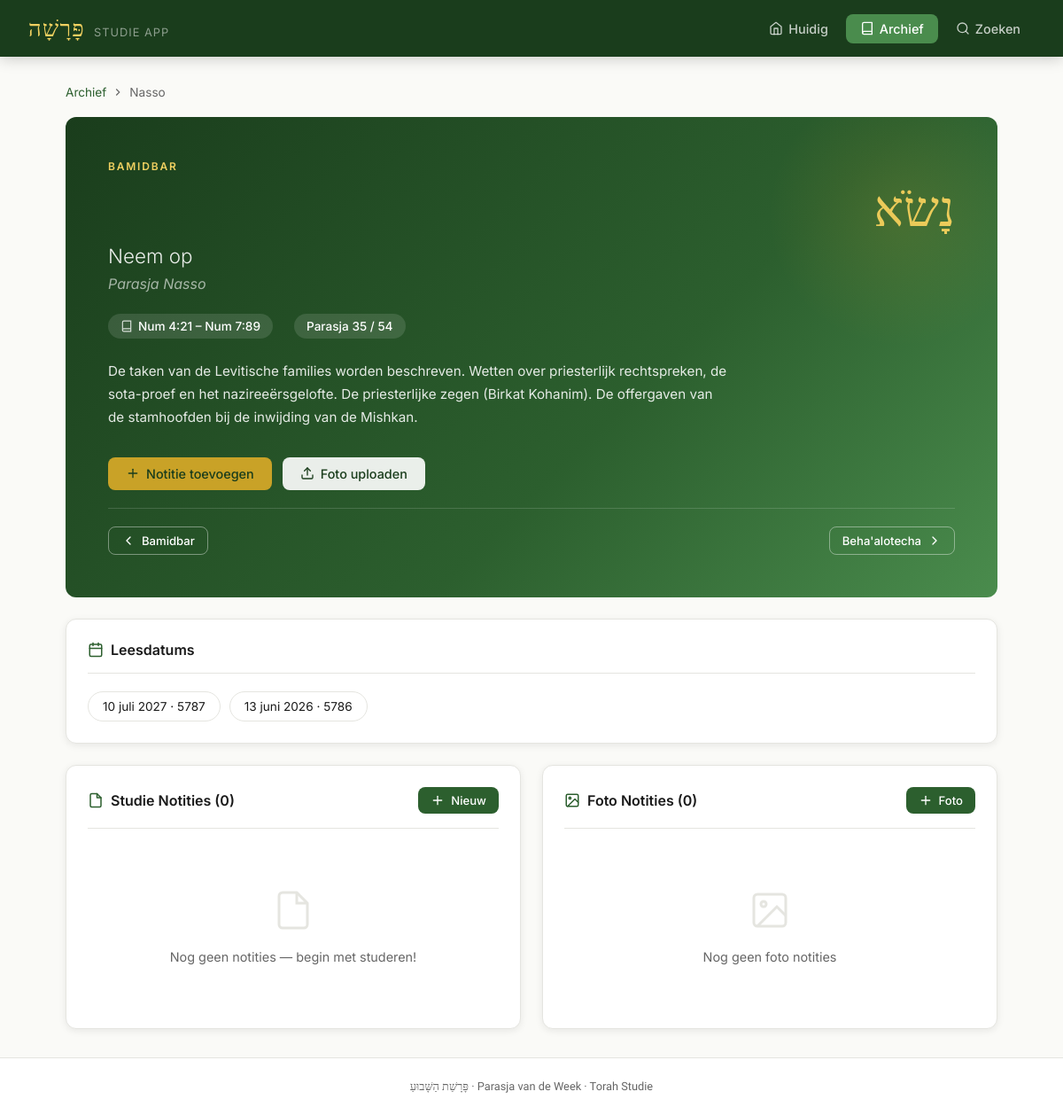
The page /parasja.php?id=35 on the database its author committed.
### tables this page shows
CREATE TABLE IF NOT EXISTS parasjot (
    id INT AUTO_INCREMENT PRIMARY KEY,
    volgorde INT NOT NULL,
    naam_hebreeuws VARCHAR(100) NOT NULL,
    naam_nl VARCHAR(100) NOT NULL,
    naam_transliteratie VARCHAR(100) NOT NULL,
    boek ENUM('Bereshit','Shemot','Vayikra','Bamidbar','Devarim') NOT NULL,
    verzen_van VARCHAR(50),
    verzen_tot VARCHAR(50),
    samenvatting TEXT,
    created_at TIMESTAMP DEFAULT CURRENT_TIMESTAMP
);

CREATE TABLE IF NOT EXISTS parasja_schema (
    id INT AUTO_INCREMENT PRIMARY KEY,
    parasja_id INT NOT NULL,
    shabbat_datum DATE NOT NULL,
    joods_jaar INT NOT NULL,
    gecombineerd_met INT DEFAULT NULL,
    FOREIGN KEY (parasja_id) REFERENCES parasjot(id),
    UNIQUE KEY unique_datum (shabbat_datum)
);

### parasja.php (the view, shortened to what this page needs)
<?php
require_once __DIR__ . '/config/db.php';
$parasjaId = (int)($_GET['id'] ?? 0);
$stmt = $pdo->prepare("SELECT * FROM parasjot WHERE id = ?");
$stmt->execute([$parasjaId]);
$parasja = $stmt->fetch();
$schema = null;
$alleSchema = $pdo->prepare("
    SELECT ps.*, p2.naam_nl AS gecombineerd_nl
    FROM parasja_schema ps LEFT JOIN parasjot p2 ON ps.gecombineerd_met = p2.id
    WHERE ps.parasja_id = ? ORDER BY ps.shabbat_datum DESC
");
$alleSchema->execute([$parasjaId]);
$schemas = $alleSchema->fetchAll();
$stmt2 = $pdo->prepare("
    SELECT n.*, ps.shabbat_datum, ps.joods_jaar
    FROM notities n
    LEFT JOIN parasja_schema ps ON n.parasja_schema_id = ps.id
    WHERE n.parasja_id = ?
    ORDER BY n.aangemaakt_op DESC
");
$stmt2->execute([$parasjaId]);
$notities = $stmt2->fetchAll();
$stmt3 = $pdo->prepare("
    SELECT f.*, ps.shabbat_datum, ps.joods_jaar
    FROM foto_notities f
    LEFT JOIN parasja_schema ps ON f.parasja_schema_id = ps.id
    WHERE f.parasja_id = ?
    ORDER BY f.aangemaakt_op DESC
");
$stmt3->execute([$parasjaId]);
$fotos = $stmt3->fetchAll();
$vorigeP = $pdo->prepare("SELECT * FROM parasjot WHERE id = ?");
$vorigeP->execute([$parasjaId - 1]);
$vorige = $vorigeP->fetch();
$volgendeP = $pdo->prepare("SELECT * FROM parasjot WHERE id = ?");
$volgendeP->execute([$parasjaId + 1]);
$volgende = $volgendeP->fetch();
$maandNamen = ['','januari','februari','maart','april','mei','juni','juli','augustus','september','oktober','november','december'];
function formatDatum($d) {
    global $maandNamen;
    $ts = strtotime($d);
    return date('j', $ts) . ' ' . $maandNamen[(int)date('n', $ts)] . ' ' . date('Y', $ts);
}
include __DIR__ . '/includes/header.php';
?>
<div style="margin-bottom:1.25rem; font-size:0.85rem; color:var(--text-muted); display:flex; gap:6px; align-items:center;">
    <a href="/parasja/archief.php" style="color:var(--primary); text-decoration:none;">Archief</a>
    <svg viewBox="0 0 24 24" style="width:14px;height:14px;stroke:currentColor;fill:none;stroke-width:2;"><polyline points="9,18 15,12 9,6"/></svg>
    <span><?= htmlspecialchars($parasja['naam_transliteratie']) ?></span>
</div>
<div class="parasja-hero" style="margin-bottom:1.5rem;">
    <div class="label"><?= htmlspecialchars($parasja['boek']) ?></div>
    <div class="hebrew-name"><?= htmlspecialchars($parasja['naam_hebreeuws']) ?></div>
    <div class="dutch-name"><?= htmlspecialchars($parasja['naam_nl']) ?></div>
    <div class="transliteration">Parasja <?= htmlspecialchars($parasja['naam_transliteratie']) ?></div>
    <div class="meta-row">
        <span class="meta-badge">
            <svg viewBox="0 0 24 24"><path d="M4 19.5A2.5 2.5 0 0 1 6.5 17H20"/><path d="M6.5 2H20v20H6.5A2.5 2.5 0 0 1 4 19.5v-15A2.5 2.5 0 0 1 6.5 2z"/></svg>
            <?= htmlspecialchars($parasja['verzen_van']) ?> &ndash; <?= htmlspecialchars($parasja['verzen_tot']) ?>
        </span>
        <span class="meta-badge">Parasja <?= $parasja['volgorde'] ?> / 54</span>
    </div>
    <p class="samenvatting"><?= nl2br(htmlspecialchars($parasja['samenvatting'])) ?></p>
    <div class="hero-actions">
        <button class="btn btn-primary" onclick="openModal('modal-notitie')">
            <svg viewBox="0 0 24 24"><line x1="12" y1="5" x2="12" y2="19"/><line x1="5" y1="12" x2="19" y2="12"/></svg>
            Notitie toevoegen
        </button>
        <button class="btn btn-white" onclick="openModal('modal-upload')">
            <svg viewBox="0 0 24 24"><path d="M21 15v4a2 2 0 0 1-2 2H5a2 2 0 0 1-2-2v-4"/><polyline points="17,8 12,3 7,8"/><line x1="12" y1="3" x2="12" y2="15"/></svg>
            Foto uploaden
        </button>
    </div>
    <div style="display:flex; gap:10px; margin-top:1.25rem; padding-top:1.25rem; border-top:1px solid rgba(255,255,255,0.15);">
        <?php if ($vorige): ?>
        <a href="/parasja/parasja.php?id=<?= $vorige['id'] ?>" class="btn btn-outline btn-sm">
            <svg viewBox="0 0 24 24"><polyline points="15,18 9,12 15,6"/></svg>
            <?= htmlspecialchars($vorige['naam_transliteratie']) ?>
        </a>
        <?php endif; ?>
        <?php if ($volgende): ?>
        <a href="/parasja/parasja.php?id=<?= $volgende['id'] ?>" class="btn btn-outline btn-sm" style="margin-left:auto;">
            <?= htmlspecialchars($volgende['naam_transliteratie']) ?>
            <svg viewBox="0 0 24 24"><polyline points="9,18 15,12 9,6"/></svg>
        </a>
        <?php endif; ?>
    </div>
</div>
<?php if (count($schemas) > 1): ?>
<div class="card" style="margin-bottom:1.5rem;">
    <div class="card-header">
        <div class="card-title">
            <svg viewBox="0 0 24 24"><rect x="3" y="4" width="18" height="18" rx="2" ry="2"/><line x1="16" y1="2" x2="16" y2="6"/><line x1="8" y1="2" x2="8" y2="6"/><line x1="3" y1="10" x2="21" y2="10"/></svg>
            Leesdatums
        </div>
    </div>
    <div style="display:flex; gap:10px; flex-wrap:wrap;">
        <?php foreach ($schemas as $sc): ?>
        <a href="/parasja/parasja.php?id=<?= $parasjaId ?>&schema=<?= $sc['id'] ?>"
           style="padding:8px 16px; border:1.5px solid var(--border); border-radius:20px; font-size:0.85rem; text-decoration:none; color:var(--text);
                  <?= ($schema && $sc['id'] == $schema['id']) ? 'background:var(--primary);color:white;border-color:var(--primary);' : '' ?>">
            <?= formatDatum($sc['shabbat_datum']) ?> &middot; <?= $sc['joods_jaar'] ?>
        </a>
        <?php endforeach; ?>
    </div>
</div>
<?php endif; ?>
<div class="grid-2">
<div class="card">
    <div class="card-header">
        <div class="card-title">
            <svg viewBox="0 0 24 24"><path d="M14 2H6a2 2 0 0 0-2 2v16a2 2 0 0 0 2 2h12a2 2 0 0 0 2-2V8z"/><polyline points="14,2 14,8 20,8"/></svg>
            Studie Notities (<?= count($notities) ?>)
        </div>
        <button class="btn btn-green btn-sm" onclick="openModal('modal-notitie')">
            <svg viewBox="0 0 24 24"><line x1="12" y1="5" x2="12" y2="19"/><line x1="5" y1="12" x2="19" y2="12"/></svg>
            Nieuw
        </button>
    </div>
    <?php if (empty($notities)): ?>
    <div class="empty-state">
        <svg viewBox="0 0 24 24"><path d="M14 2H6a2 2 0 0 0-2 2v16a2 2 0 0 0 2 2h12a2 2 0 0 0 2-2V8z"/><polyline points="14,2 14,8 20,8"/></svg>
        <p>Nog geen notities &mdash; begin met studeren!</p>
    </div>
    <?php endif; ?>
</div>
<div class="card">
    <div class="card-header">
        <div class="card-title">
            <svg viewBox="0 0 24 24"><rect x="3" y="3" width="18" height="18" rx="2" ry="2"/><circle cx="8.5" cy="8.5" r="1.5"/><polyline points="21,15 16,10 5,21"/></svg>
            Foto Notities (<?= count($fotos) ?>)
        </div>
        <button class="btn btn-green btn-sm" onclick="openModal('modal-upload')">
            <svg viewBox="0 0 24 24"><line x1="12" y1="5" x2="12" y2="19"/><line x1="5" y1="12" x2="19" y2="12"/></svg>
            Foto
        </button>
    </div>
    <?php if (empty($fotos)): ?>
    <div class="empty-state">
        <svg viewBox="0 0 24 24"><rect x="3" y="3" width="18" height="18" rx="2" ry="2"/><circle cx="8.5" cy="8.5" r="1.5"/><polyline points="21,15 16,10 5,21"/></svg>
        <p>Nog geen foto notities</p>
    </div>
    <?php endif; ?>
</div>
</div>
<?php include __DIR__ . '/includes/footer.php'; ?>

### assets/css/style.css (style rules this page uses)
:root { --primary: #2c5f2e; --primary-light: #4a8c4d; --primary-dark: #1a3d1c; --accent: #c9a227; --accent-light: #f0d060; --bg: #fafaf7; --bg-card: #ffffff; --text: #1a1a1a; --text-muted: #666; --border: #e5e5e0; --shadow: 0 2px 8px rgba(0,0,0,0.08); --shadow-lg: 0 8px 32px rgba(0,0,0,0.12); --radius: 12px; --radius-sm: 8px; }
* { box-sizing: border-box; margin: 0; padding: 0; }
body { font-family: 'Inter', sans-serif; background: var(--bg); color: var(--text); min-height: 100vh; display: flex; flex-direction: column; }
.parasja-hero { background: linear-gradient(135deg, var(--primary-dark) 0%, var(--primary) 60%, var(--primary-light) 100%); border-radius: var(--radius); padding: 3rem; color: white; margin-bottom: 2rem; position: relative; overflow: hidden; }
.parasja-hero::before { content: ''; position: absolute; right: -40px; top: -40px; width: 300px; height: 300px; background: radial-gradient(circle, rgba(201,162,39,0.15) 0%, transparent 70%); border-radius: 50%; }
.parasja-hero .label { font-size: 0.75rem; text-transform: uppercase; letter-spacing: 0.15em; color: var(--accent-light); font-weight: 600; margin-bottom: 0.5rem; }
.parasja-hero .hebrew-name { font-family: 'Frank Ruhl Libre', serif; font-size: 3.5rem; direction: rtl; line-height: 1.2; margin-bottom: 0.3rem; color: var(--accent-light); }
.parasja-hero .dutch-name { font-size: 1.4rem; font-weight: 300; opacity: 0.9; margin-bottom: 0.5rem; }
.parasja-hero .transliteration { font-size: 1rem; opacity: 0.6; font-style: italic; margin-bottom: 1.5rem; }
.parasja-hero .meta-row { display: flex; gap: 1.5rem; flex-wrap: wrap; margin-bottom: 1.5rem; }
.meta-badge { display: flex; align-items: center; gap: 6px; background: rgba(255,255,255,0.12); padding: 6px 14px; border-radius: 20px; font-size: 0.85rem; font-weight: 500; }
.meta-badge svg { width: 14px; height: 14px; stroke: currentColor; fill: none; stroke-width: 2; opacity: 0.8; }
.parasja-hero .samenvatting { font-size: 0.95rem; line-height: 1.7; opacity: 0.88; max-width: 700px; }
.hero-actions { margin-top: 2rem; display: flex; gap: 12px; flex-wrap: wrap; }
.btn { display: inline-flex; align-items: center; gap: 7px; padding: 10px 20px; border-radius: var(--radius-sm); font-size: 0.9rem; font-weight: 500; cursor: pointer; border: none; text-decoration: none; transition: all 0.15s; font-family: inherit; }
.btn svg { width: 16px; height: 16px; stroke: currentColor; fill: none; stroke-width: 2; stroke-linecap: round; stroke-linejoin: round; flex-shrink: 0; }
.btn-primary { background: var(--accent); color: var(--primary-dark); }
.btn-white { background: rgba(255,255,255,0.9); color: var(--primary-dark); }
.btn-outline { background: transparent; color: white; border: 1.5px solid rgba(255,255,255,0.4); }
.btn-green { background: var(--primary); color: white; }
.btn-sm { padding: 7px 14px; font-size: 0.82rem; }
.card { background: var(--bg-card); border: 1px solid var(--border); border-radius: var(--radius); padding: 1.5rem; box-shadow: var(--shadow); }
.card-header { display: flex; align-items: center; justify-content: space-between; margin-bottom: 1.25rem; padding-bottom: 1rem; border-bottom: 1px solid var(--border); }
.card-title { font-size: 1rem; font-weight: 600; display: flex; align-items: center; gap: 8px; }
.card-title svg { width: 18px; height: 18px; stroke: var(--primary); fill: none; stroke-width: 2; stroke-linecap: round; stroke-linejoin: round; }
.grid-2 { display: grid; grid-template-columns: 1fr 1fr; gap: 1.5rem; }
.empty-state { text-align: center; padding: 3rem 2rem; color: var(--text-muted); }
.empty-state svg { width: 48px; height: 48px; stroke: var(--border); fill: none; stroke-width: 1.5; margin-bottom: 1rem; }
.empty-state p { font-size: 0.9rem; }

### rows shown on the page
parasjot: naam_transliteratie "Nasso", boek "BAMIDBAR", naam_hebreeuws "נָשֹׂא", naam_nl "Neem op", verzen_van "Num 4:21", verzen_tot "Num 7:89", volgorde "35", samenvatting "De taken van de Levitische families worden beschreven. Wetten over priesterlijk rechtspreken, de sota-proef en het nazireeërsgelofte. De priesterlijke zegen (Birkat Kohanim). De offergaven van de stamhoofden bij de inwijding van de Mishkan."
parasjot: naam_transliteratie "Bamidbar"
parasjot: naam_transliteratie "Beha'alotecha"
parasja_schema: shabbat_datum "10 juli 2027", joods_jaar "5787"
parasja_schema: shabbat_datum "13 juni 2026", joods_jaar "5786"

### other values the page prints
count($notities) "0"
count($fotos) "0"
